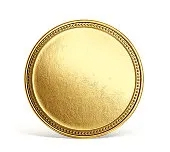
#> input picture Assignment_3 (belum)/coin_jpg.jpg, 170 x 152 px
$ python 3_5.py
#> lines starting #> are read from the running program, lines starting #| are printed output that depends on the picture; after the words box and inside, x2 and y2 are one past the last pixel; in counts of white or black regions, pixels touching at a corner belong together
import numpy as np
import cv2
import matplotlib.pyplot as plt

# 1. Baca gambar dan hitung FFT
image = cv2.imread('coin_jpg.jpg', 0)  # Baca gambar grayscale
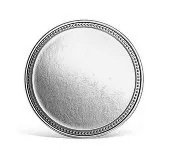
#> image: shape (152, 170); min 7, max 255, mean 225.1
fft = np.fft.fft2(image)
fft_shifted = np.fft.fftshift(fft)

# 2. Buat filter (contoh: low-pass)
rows, cols = image.shape
#> rows = 152; cols = 170
crow, ccol = rows // 2, cols // 2  # Pusat frekuensi
#> crow = 76; ccol = 85
mask = np.zeros((rows, cols), np.uint8)
r = 30  # Radius filter
cv2.circle(mask, (ccol, crow), r, 1, -1)  # Low-pass: lingkaran di tengah
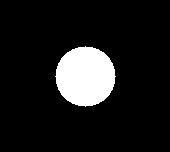
#> mask: shape (152, 170); values 0 (black) and 1 (white), 10.9% white; 1 white region, box (x1, y1, x2, y2) and area: (55, 46, 116, 107) 2821

# 3. Aplikasikan filter
filtered = fft_shifted * mask
fft_filtered = np.fft.ifftshift(filtered)
image_filtered = np.fft.ifft2(fft_filtered).real
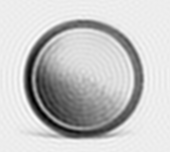
#> image_filtered: shape (152, 170) float64; min 73.3, max 268.6, mean 225.1; drawn with min black and max white

# 4. Plot hasil
plt.figure(figsize=(12, 6))
plt.subplot(1, 3, 1), plt.imshow(image, cmap='gray'), plt.title("Asli")
plt.subplot(1, 3, 2), plt.imshow(mask, cmap='gray'), plt.title("Mask Low-pass")
plt.subplot(1, 3, 3), plt.imshow(image_filtered, cmap='gray'), plt.title("Hasil Filter")
plt.show()
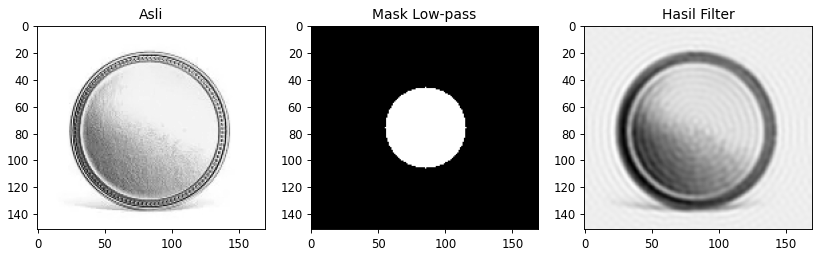
#> figure drawn by matplotlib, 3 panels
